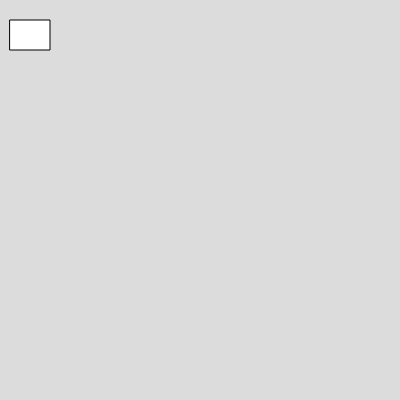
Frame 1 (no input)
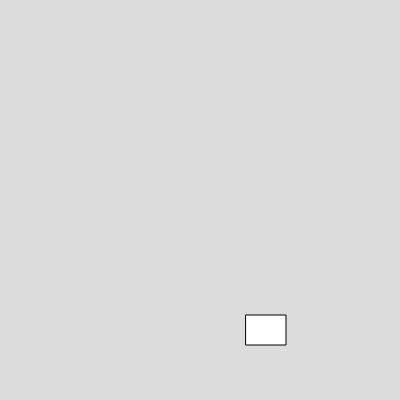
Frame 60 (no input)
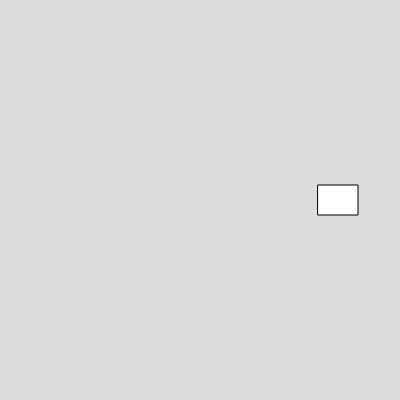
Frame 120 (the mouse pressed at the canvas centre since frame 60)

The p5.js sketch that drew these frames (run headless with seeded random() and noise() and a simulated clock; from frame 60 on, the mouse is pressed at the canvas centre):

// p5.js sketch
// ── sketch.js
var box_1;

function setup() 
{
  createCanvas(400, 400);
  box_1 = new Box(10, 20, 40, 30, 4, 5);
}

function draw() 
{
  background(220);
  box_1.show();
  box_1.move();
  box_1.bounce();

}


// ── box.js
class Box
  {
    constructor(x, y, w, h, vx, vy)
    {
      this.x = x;
      this.y = y;
      this.w = w;
      this.h = h;
      this.vx = vx;
      this.vy = vy;
    }
    
    show()
    {
      rect(this.x,this.y,this.w,this.h)
    }
    
    move()
    {
      this.x = this.x + this.vx;
      this.y = this.y + this.vy;
    }

    bounce()
    {
      if (this.x <= 0 || this.x >= width)
      {
        this.vx = -this.vx;
      }

      if (this.y <= 0 || this.y >= height)
      {
        this.vy = -this.vy;
      }
    }

  }

  
